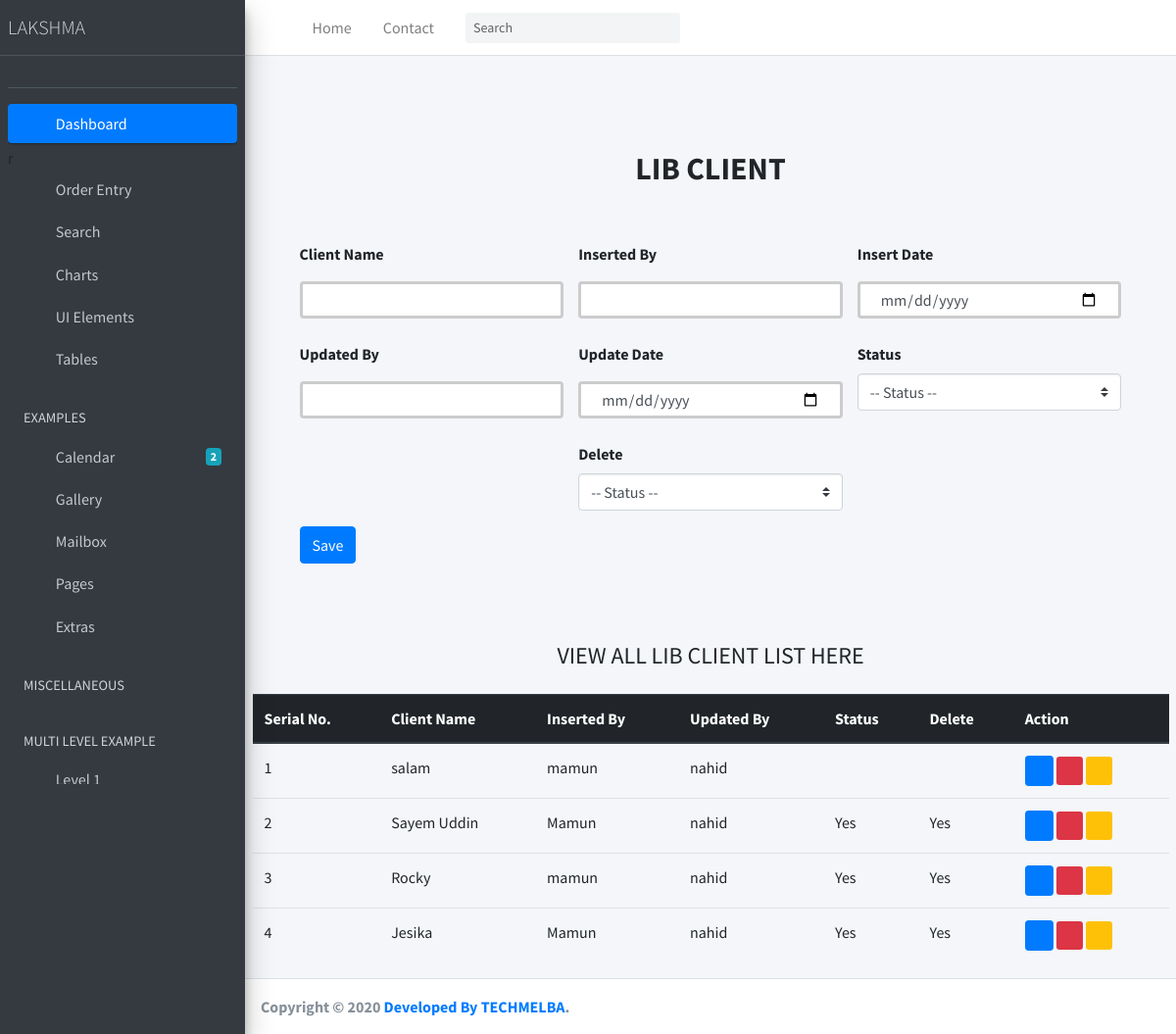
Screenshot of /lib_client/ with the database file from the repository.
### Lakshma_ERP_App/models.py (models this page shows, shortened)
class LibClient(models.Model):
    STATUS = (
        ('Yes', 'Yes'),
        ('No', 'No'),
    )
    client_name = models.CharField(max_length=200, null=True)
    inserted_by = models.CharField(max_length=120, null=True)
    insert_date = models.DateTimeField(default=now)
    updated_by = models.CharField(max_length=120, null=True)
    update_date = models.DateTimeField(default=now)
    status_active = models.CharField(max_length=20, choices=STATUS, default=0, null=True)
    is_deleted = models.CharField(max_length=20, choices=STATUS, default=1, null=True)

### Lakshma_ERP_App/views.py (the view, shortened to what this page needs)
# urls.py: path('lib_client/', LibClientInfo.as_view(), name='LibClientInfo'),
class LibClientInfo(View):
    def get(self, request):
        clients = LibClient.objects.all()
        context = {
            'clients': clients
        }
        return render(request, 'Order_Entry/lib_client.html', context)

### templates/Order_Entry/lib_client.html (shortened to what this page needs)
{% extends 'index.html' %}
{% block body %}
<div class="container p-5 bg-color">
    <div class="py-5 text-center">
      <h2 class="text-uppercase font-weight-bold">LIB CLIENT</h2>
    </div>
    <div class="col-md-12 order-md-1 mb-2">
      <form class="needs-validation " method="post" action="" enctype="multipart/form-data">
        <div class="row justify-content-center">
           <div class="col-md-4 mb-3">
            <label for="client_name        ">Client Name</label>
            <input
            name="client_name    "
              type="text"
              class="form-control"
              id="client_name   "
              placeholder=""
              value=""
              required=""
            />
          </div>
          <div class="col-md-4 mb-3">
            <label for="inserted_by    ">Inserted By</label>
            <input
              name="inserted_by    "
              type="text"
              class="form-control"
              id="inserted_by    "
              placeholder=""
              value=""
            />
          </div>
          <div class="col-md-4 mb-3">
            <label for="insert_date    ">Insert Date</label>
            <input
              name="insert_date    "
              type="date"
              class="form-control"
              id="insert_date    "
              placeholder=""
              value=""
            />
          </div>
          <div class="col-md-4 mb-3">
            <label for="updated_by    ">Updated By</label>
            <input
              name="updated_by    "
              type="text"
              class="form-control"
              id="updated_by    "
              placeholder=""
              value=""
            />
          </div>
          <div class="col-md-4 mb-3">
            <label for="update_date    ">Update Date</label>
            <input
              name="update_date    "
              type="date"
              class="form-control"
              id="update_date    "
              placeholder=""
              value=""
            />
          </div>
          <div class="col-md-4 mb-3">
            <label for="status_active    ">Status</label>
            <select
            name="status_active "
            class="custom-select d-block w-100"
            id="status_active "
          >
          <option value="">-- Status --</option>
          </select>
          </div>
          <div class="col-md-4 mb-3">
            <label for="is_deleted     ">Delete</label>
            <select
            name="is_deleted  "
            class="custom-select d-block w-100"
            id="is_deleted  "
          >
          <option value="">-- Status --</option>
          </select>
          </div>
        </div>
        <button type="submit" class="btn btn-primary">Save</button>
      </form>
    </div>
    </div>
    <div class="container mt-4">
      <h4 class="text-center mb-4">VIEW ALL LIB CLIENT LIST HERE</h4>
      <div class="table-responsive">
      <table class="table table-hover">
        <thead class="thead-dark">
          <tr>
            <th scope="col">Serial No.</th>
            <th scope="col">Client Name</th>
            <th scope="col">Inserted By</th>
            <th scope="col">Updated By</th>
            <th scope="col">Status</th>
            <th scope="col">Delete</th>
            <th scope="col">Action</th>
          </tr>
        </thead>
        <tbody>
          {% for i in clients  %}
          <tr>
            <td>{{i.id}}</td>
            <td>{{i.client_name}}</td>
            <td>{{i.inserted_by}}</td>
            <td>{{i.updated_by}}</td>
            <td>{{i.status_active}}</td>
            <td>{{i.is_deleted}}</td>
            <td>
             <a href="/view_sub_department/{{i.id}}"><i class="fas fa-eye btn btn-primary btn-sm" ></i></a>
             <a href="/edit_sub_department/{{i.id}}"><i class="fas fa-pencil-alt btn-danger btn-sm"></i></a>
             <a href="/delete_sub_department/{{i.id}}"><i class="far fa-trash-alt btn-warning btn-sm"></i></a>
            </td>
          </tr>
          {% endfor %}
        </tbody>
      </table>
      </div>
    </div>
{%endblock body%}

### templates/index.html (style rules this page uses)
input[type=text] { width: 100%; padding: 12px 20px; margin: 8px 0; box-sizing: border-box; border: 3px solid #ccc; -webkit-transition: 0.5s; transition: 0.5s; outline: none; }
input[type=date] { width: 100%; padding: 12px 20px; margin: 8px 0; box-sizing: border-box; border: 3px solid #ccc; -webkit-transition: 0.5s; transition: 0.5s; outline: none; }

### rows the page displays
LibClient: id "1", client_name "salam", inserted_by "mamun", updated_by "nahid"
LibClient: id "2", client_name "Sayem Uddin", inserted_by "Mamun", updated_by "nahid", status_active "Yes", is_deleted "Yes"
LibClient: id "3", client_name "Rocky", inserted_by "mamun", updated_by "nahid", status_active "Yes", is_deleted "Yes"
LibClient: id "4", client_name "Jesika", inserted_by "Mamun", updated_by "nahid", status_active "Yes", is_deleted "Yes"
